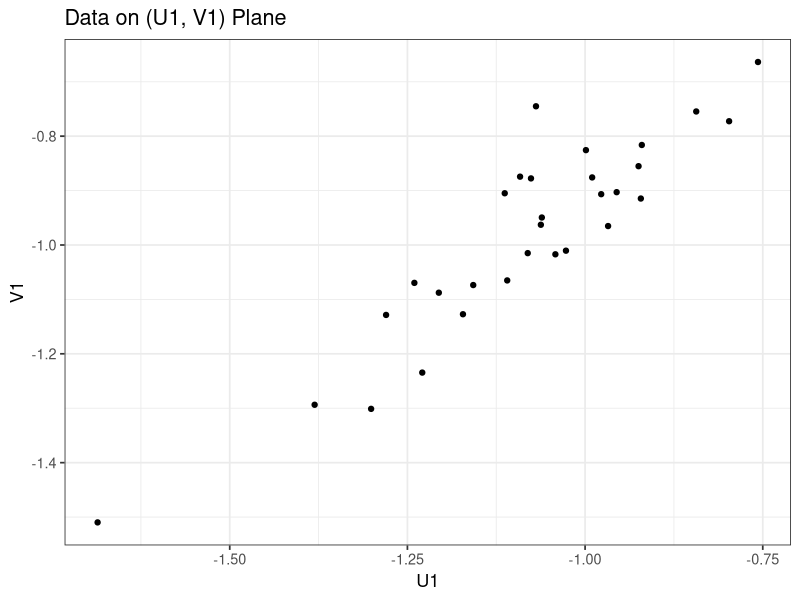
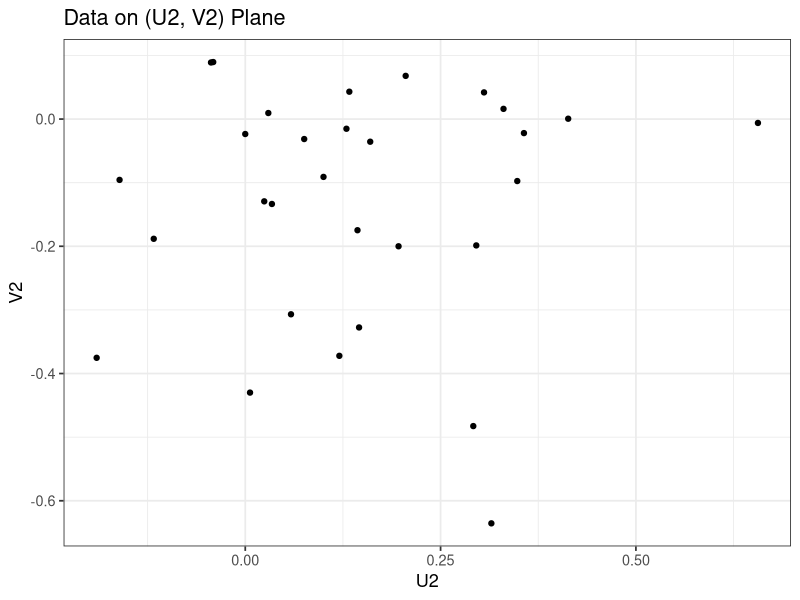
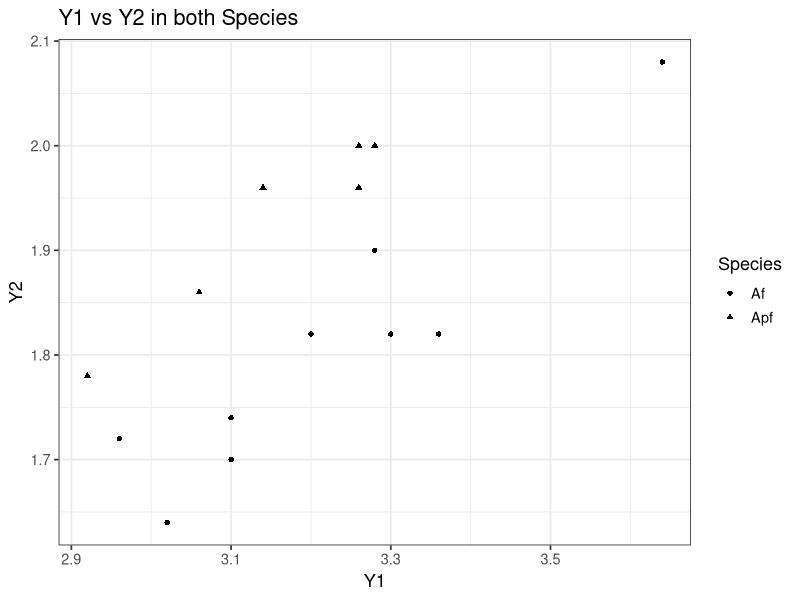
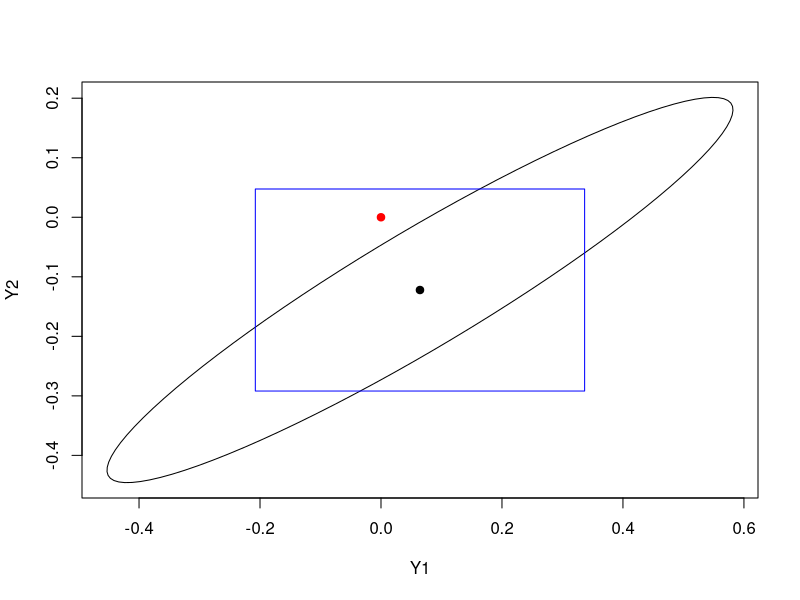

The R source for these figures, in order:
## ---- chunk 1
library(dplyr)
library(ggplot2)
library(ellipse)
## ---- chunk 2
sigma_11 <- matrix(c(8, 2, 2, 5), nrow = 2)
sigma_22 <- matrix(c(6, -2, -2, 7), nrow = 2)
sigma_12 <- matrix(c(3, -1, 1, 3), nrow = 2)
sigma_21 <- t(sigma_12)

A = solve(sigma_11) %*% sigma_12 %*% solve(sigma_22) %*% sigma_21

rho_star <- eigen(A)$values
a <- eigen(A)$vectors
## ---- chunk 3
B = solve(sigma_22) %*% sigma_21 %*% solve(sigma_11) %*% sigma_12

b <- eigen(B)$vectors
## ---- chunk 4
stiff = read.table('stiffness.DAT')
colnames(stiff) <- c("x1", "x2", "x3", "x4", "d")
## ---- chunk 5
X <- stiff %>% 
  select(x1, x2)

Y <- stiff %>% 
  select(x3, x4)

cancor(X, Y)
## ---- chunk 6
U_1 <- X$x1 * cancor(X, Y)$xcoef[1,1] + X$x2 * cancor(X, Y)$xcoef[2,1]
V_1 <- Y$x3 * cancor(X, Y)$ycoef[1,1] + Y$x4 * cancor(X, Y)$ycoef[2,1]

ggplot(tibble(u = U_1, v = V_1)) +
  geom_point(mapping = aes(x = u, y = v)) +
  xlab(expression(U1)) +
  ylab(expression(V1)) +
  labs(title = "Data on (U1, V1) Plane") +
  theme_bw(base_size = 13)
## ---- chunk 7
U_2 <- X$x1 * cancor(X, Y)$xcoef[1,2] + X$x2 * cancor(X, Y)$xcoef[2,2]
V_2 <- Y$x3 * cancor(X, Y)$ycoef[1,2] + Y$x4 * cancor(X, Y)$ycoef[2,2]

ggplot(tibble(u = U_2, v = V_2)) +
  geom_point(mapping = aes(x = u, y = v)) +
  xlab(expression(U2)) +
  ylab(expression(V2)) +
  labs(title = "Data on (U2, V2) Plane") +
  theme_bw(base_size = 13)
## ---- chunk 8
fly = read.table('fly.dat')
colnames(stiff) <- c("x1", "x2", "x3", "x4", "d")
## ---- chunk 9
# data cleaning for Af species
Af <- fly %>% 
  filter(Species == "Af") %>% 
  mutate(
    Y1 = Ant.Length + Wing.Length,
    Y2 = Wing.Length
  ) %>% 
  select(4, 5)

Af_bar = colMeans(Af)

n1 = nrow(Af)

# data cleaning for Apf species
Apf <- fly %>% 
  filter(Species == "Apf") %>% 
  mutate(
    Y1 = Ant.Length + Wing.Length,
    Y2 = Wing.Length
  ) %>% 
  select(4, 5)

Apf_bar = colMeans(Apf)

n2 = nrow(Apf)

# combining data
p = 2

diffmean = Af_bar - Apf_bar

S_pool = (n1 - 1)/(n1 + n2 - 2)*cov(Af) + (n2 - 1)/(n1 + n2 - 2)*cov(Apf)

T2 = t(diffmean) %*% solve((1/n1 + 1/n2)*S_pool)%*%diffmean

T2
## ---- chunk 10
p_val <- 1 - pf((n1 + n2 - p - 1) * T2 / (p* (n1 + n2 - 2)),
                df1 = p, df2 = n1 + n2 - p - 1)

p_val
## ---- chunk 11
fly <- fly %>% 
  mutate(
    Y1 = Ant.Length + Wing.Length,
    Y2 = Wing.Length
  )
## ---- chunk 12
# t-test for Y1
t1 <- t.test(Y1 ~ Species, data = fly)
t1
## ---- chunk 13
# t-test for Y2
t2 <- t.test(Y2 ~ Species, data = fly)
t2
## ---- chunk 14
fly %>% 
  ggplot() +
  geom_point(mapping = aes(x = Y1, y = Y2, shape = Species)) +
  xlab(expression(Y1)) +
  ylab(expression(Y2)) +
  labs(title = "Y1 vs Y2 in both Species") +
  theme_bw(base_size = 13)
## ---- chunk 15
# t-distribution
## Standard error
se_Y1 <- sqrt(var(Af$Y1) / n1 + var(Apf$Y1) / n2)
se_Y2 <- sqrt(var(Af$Y2) / n1 + var(Apf$Y2) / n2)
## critical value
t_crit <- qt(1 - 0.01/2, n1 + n2 - 2)
## lines for the rectangle
x_left <- diffmean[1] - t_crit * se_Y1
x_right <- diffmean[1] + t_crit * se_Y1
y_bottom <- diffmean[2] - t_crit * se_Y2
y_top <- diffmean[2] + t_crit * se_Y2


plot(ellipse(S_pool, level = 0.98, center = diffmean), 
     type = "l", xlab = "Y1", ylab = "Y2")
rect(x_left, y_bottom, x_right, y_top, border = 'blue')
points(diffmean[1], diffmean[2], col = "black", pch = 19)
points(0, 0, col = "red", pch = 19)
